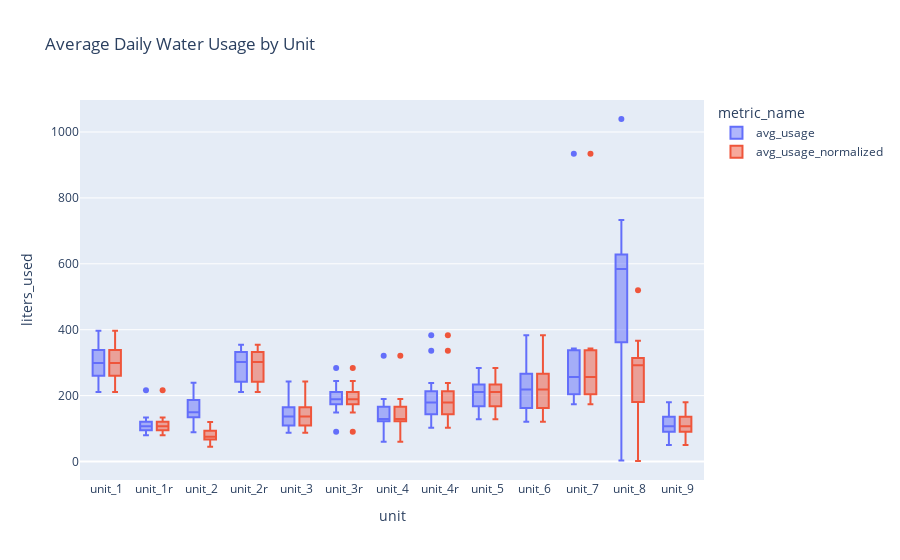

Notebook cell for this chart:
### Markdown cell above
## Box Plots / Normalization

### Code cell
# daily average usage
dau = df[[c for c in df.columns if c.endswith("_avg_daily_difference")]].dropna().melt()
dau.columns = ["unit", "avg_usage"]
dau["unit"] = dau["unit"].apply(lambda x: x.replace("_avg_daily_difference", ""))

dau_normalized = dau.merge(n_resident_lkup, on="unit")
dau_normalized["avg_usage_normalized"] = dau_normalized["avg_usage"] / dau_normalized["n_residents"]
dau_normalized = dau_normalized.melt(
    id_vars="unit", 
    value_vars=["avg_usage", "avg_usage_normalized"], 
    var_name="metric_name",
    value_name="liters_used"
)
px.box(
    data_frame=dau_normalized, 
    x="unit", 
    y="liters_used", 
    color="metric_name", 
    title="Average Daily Water Usage by Unit"
)

### Figure 1 — Plotly figure (JSON) as saved in the notebook; plotly's stock layout.template omitted (floating-point values rounded to 4 significant figures; data arrays with more than 128 entries replaced by an {"elided": "..."} marker saying what was removed)
{"data": [{"alignmentgroup": "True", "hovertemplate": "metric_name=avg_usage<br>unit=%{x}<br>liters_used=%{y}<extra></extra>", "legendgroup": "avg_usage", "marker": {"color": "#636efa"}, "name": "avg_usage", "notched": false, "offsetgroup": "avg_usage", "orientation": "v", "showlegend": true, "type": "box", "x": {"elided": "156 str values"}, "x0": " ", "xaxis": "x", "y": {"elided": "156 float values"}, "y0": " ", "yaxis": "y"}, {"alignmentgroup": "True", "hovertemplate": "metric_name=avg_usage_normalized<br>unit=%{x}<br>liters_used=%{y}<extra></extra>", "legendgroup": "avg_usage_normalized", "marker": {"color": "#EF553B"}, "name": "avg_usage_normalized", "notched": false, "offsetgroup": "avg_usage_normalized", "orientation": "v", "showlegend": true, "type": "box", "x": {"elided": "156 str values"}, "x0": " ", "xaxis": "x", "y": {"elided": "156 float values"}, "y0": " ", "yaxis": "y"}], "layout": {"autosize": true, "boxmode": "group", "legend": {"title": {"text": "metric_name"}, "tracegroupgap": 0}, "title": {"text": "Average Daily Water Usage by Unit"}, "xaxis": {"anchor": "y", "autorange": true, "domain": [0, 1], "range": [-0.5603, 12.56], "title": {"text": "unit"}, "type": "category"}, "yaxis": {"anchor": "x", "autorange": true, "domain": [0, 1], "range": [-56.17, 1097.0], "title": {"text": "liters_used"}, "type": "linear"}}}
